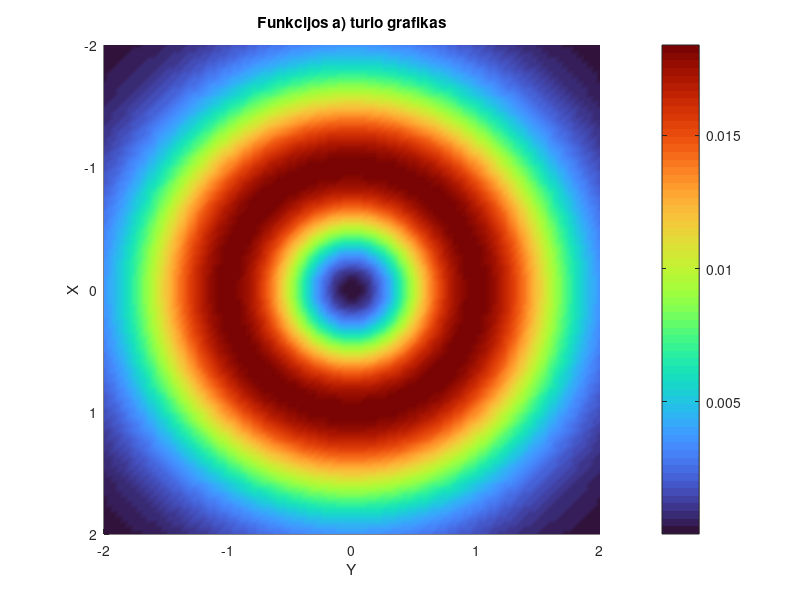
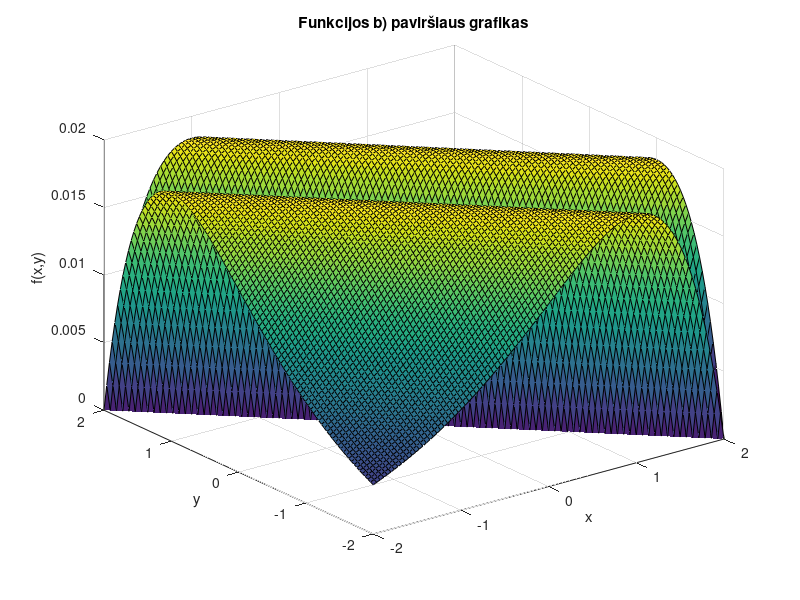

Write the MATLAB code that produced these figures, in order. (Note: this script raises an error after producing the figures.)
% Karolis Budvytis
% EKf-25
% 2026-10-05

clear all;
close all;
clc;

%%
clear; clc; close all;

x = linspace(-2,2,100);
y = linspace(-2,2,100);

[X,Y] = meshgrid(x,y);

Z = sin((X.^2 + Y.^2)/20) .* exp(-(X.^2 + Y.^2));

figure
surf(X,Y,Z)

shading interp
colormap(turbo)
colorbar

xlabel('X')
ylabel('Y')
zlabel('f(x,y)')
title('Funkcijos a) turio grafikas')

view(90,90)

%%

x = linspace(-2,2,100);
y = linspace(-2,2,100);

[X,Y] = meshgrid(x,y);

Z = sin(abs(X+Y)./20).*exp(-abs(X+Y));

figure(2)
surf(X,Y,Z)

xlabel('x')
ylabel('y')
zlabel('f(x,y)')
title('Funkcijos b) paviršiaus grafikas')

colormap(parula)
shading interp
view(60,60)
grid on

%%

[x, y] = meshgrid(-1:0.05:1, -1:0.05:1);

z = 1 - (x.^2 + y.^2);

figure;
surf(x, y, z);

colormap([1 0 0]);

camlight left;
lighting gouraud;

grid on;
